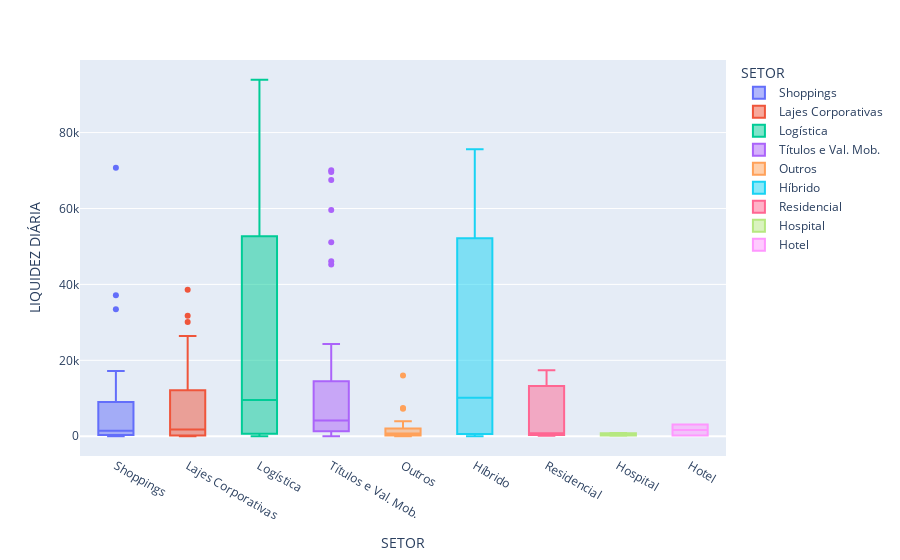

Write notebook code for a chart like this one.
### Code cell
import plotly.express as px
fig = px.box(dfjoin[dfjoin['LIQUIDEZ DIÁRIA']<100000],x='SETOR',y='LIQUIDEZ DIÁRIA',color='SETOR')
fig.show()

### Figure 1 — Plotly figure (JSON) as saved in the notebook; plotly's stock layout.template omitted (floating-point values rounded to 4 significant figures)
{"data": [{"alignmentgroup": "True", "hovertemplate": "SETOR=%{x}<br>LIQUIDEZ DIÁRIA=%{y}<extra></extra>", "legendgroup": "Shoppings", "marker": {"color": "#636efa"}, "name": "Shoppings", "notched": false, "offsetgroup": "Shoppings", "orientation": "v", "showlegend": true, "type": "box", "x": ["Shoppings", "Shoppings", "Shoppings", "Shoppings", "Shoppings", "Shoppings", "Shoppings", "Shoppings", "Shoppings", "Shoppings", "Shoppings", "Shoppings", "Shoppings", "Shoppings", "Shoppings", "Shoppings", "Shoppings", "Shoppings"], "x0": " ", "xaxis": "x", "y": [1906, 2, 8982, 1814, 19, 3024, 17213, 41, 70739, 1885, 37128, 80, 650, 860, 330, 33475, 1115, 412], "y0": " ", "yaxis": "y"}, {"alignmentgroup": "True", "hovertemplate": "SETOR=%{x}<br>LIQUIDEZ DIÁRIA=%{y}<extra></extra>", "legendgroup": "Lajes Corporativas", "marker": {"color": "#EF553B"}, "name": "Lajes Corporativas", "notched": false, "offsetgroup": "Lajes Corporativas", "orientation": "v", "showlegend": true, "type": "box", "x": ["Lajes Corporativas", "Lajes Corporativas", "Lajes Corporativas", "Lajes Corporativas", "Lajes Corporativas", "Lajes Corporativas", "Lajes Corporativas", "Lajes Corporativas", "Lajes Corporativas", "Lajes Corporativas", "Lajes Corporativas", "Lajes Corporativas", "Lajes Corporativas", "Lajes Corporativas", "Lajes Corporativas", "Lajes Corporativas", "Lajes Corporativas", "Lajes Corporativas", "Lajes Corporativas", "Lajes Corporativas", "Lajes Corporativas", "Lajes Corporativas", "Lajes Corporativas", "Lajes Corporativas", "Lajes Corporativas", "Lajes Corporativas", "Lajes Corporativas", "Lajes Corporativas", "Lajes Corporativas", "Lajes Corporativas", "Lajes Corporativas", "Lajes Corporativas", "Lajes Corporativas", "Lajes Corporativas", "Lajes Corporativas"], "x0": " ", "xaxis": "x", "y": [109, 323, 18529, 6085, 459, 1426, 2919, 1177, 182, 94, 10, 154, 3855, 88, 133, 17, 1390, 26374, 1743, 30110, 6168, 38556, 45, 100, 14076, 239, 4413, 22571, 6012, 20777, 3846, 191, 4657, 31728, 19332], "y0": " ", "yaxis": "y"}, {"alignmentgroup": "True", "hovertemplate": "SETOR=%{x}<br>LIQUIDEZ DIÁRIA=%{y}<extra></extra>", "legendgroup": "Logística", "marker": {"color": "#00cc96"}, "name": "Logística", "notched": false, "offsetgroup": "Logística", "orientation": "v", "showlegend": true, "type": "box", "x": ["Logística", "Logística", "Logística", "Logística", "Logística", "Logística", "Logística", "Logística", "Logística", "Logística", "Logística", "Logística", "Logística", "Logística"], "x0": " ", "xaxis": "x", "y": [9601, 1, 71, 653, 61438, 519, 32397, 52718, 56262, 9524, 9524, 30342, 2307, 93908], "y0": " ", "yaxis": "y"}, {"alignmentgroup": "True", "hovertemplate": "SETOR=%{x}<br>LIQUIDEZ DIÁRIA=%{y}<extra></extra>", "legendgroup": "Títulos e Val. Mob.", "marker": {"color": "#ab63fa"}, "name": "Títulos e Val. Mob.", "notched": false, "offsetgroup": "Títulos e Val. Mob.", "orientation": "v", "showlegend": true, "type": "box", "x": ["Títulos e Val. Mob.", "Títulos e Val. Mob.", "Títulos e Val. Mob.", "Títulos e Val. Mob.", "Títulos e Val. Mob.", "Títulos e Val. Mob.", "Títulos e Val. Mob.", "Títulos e Val. Mob.", "Títulos e Val. Mob.", "Títulos e Val. Mob.", "Títulos e Val. Mob.", "Títulos e Val. Mob.", "Títulos e Val. Mob.", "Títulos e Val. Mob.", "Títulos e Val. Mob.", "Títulos e Val. Mob.", "Títulos e Val. Mob.", "Títulos e Val. Mob.", "Títulos e Val. Mob.", "Títulos e Val. Mob.", "Títulos e Val. Mob.", "Títulos e Val. Mob.", "Títulos e Val. Mob.", "Títulos e Val. Mob.", "Títulos e Val. Mob.", "Títulos e Val. Mob.", "Títulos e Val. Mob.", "Títulos e Val. Mob.", "Títulos e Val. Mob.", "Títulos e Val. Mob.", "Títulos e Val. Mob.", "Títulos e Val. Mob.", "Títulos e Val. Mob.", "Títulos e Val. Mob.", "Títulos e Val. Mob.", "Títulos e Val. Mob.", "Títulos e Val. Mob.", "Títulos e Val. Mob.", "Títulos e Val. Mob.", "Títulos e Val. Mob.", "Títulos e Val. Mob.", "Títulos e Val. Mob."], "x0": " ", "xaxis": "x", "y": [2415, 51091, 2722, 5814, 5352, 6501, 1, 14461, 2304, 3536, 1285, 1624, 12659, 3, 45259, 69594, 5165, 1692, 10960, 7841, 70058, 4067, 24300, 59596, 4273, 2102, 9182, 2149, 475, 786, 1071, 46067, 23113, 370, 18, 16, 1833, 680, 19648, 67500, 710, 11759], "y0": " ", "yaxis": "y"}, {"alignmentgroup": "True", "hovertemplate": "SETOR=%{x}<br>LIQUIDEZ DIÁRIA=%{y}<extra></extra>", "legendgroup": "Outros", "marker": {"color": "#FFA15A"}, "name": "Outros", "notched": false, "offsetgroup": "Outros", "orientation": "v", "showlegend": true, "type": "box", "x": ["Outros", "Outros", "Outros", "Outros", "Outros", "Outros", "Outros", "Outros", "Outros", "Outros", "Outros", "Outros", "Outros", "Outros", "Outros", "Outros", "Outros", "Outros"], "x0": " ", "xaxis": "x", "y": [823, 450, 20, 545, 886, 2022, 18, 131, 66, 173, 654, 1465, 709, 3959, 519, 7402, 7265, 16018], "y0": " ", "yaxis": "y"}, {"alignmentgroup": "True", "hovertemplate": "SETOR=%{x}<br>LIQUIDEZ DIÁRIA=%{y}<extra></extra>", "legendgroup": "Híbrido", "marker": {"color": "#19d3f3"}, "name": "Híbrido", "notched": false, "offsetgroup": "Híbrido", "orientation": "v", "showlegend": true, "type": "box", "x": ["Híbrido", "Híbrido", "Híbrido", "Híbrido", "Híbrido", "Híbrido", "Híbrido", "Híbrido", "Híbrido", "Híbrido", "Híbrido", "Híbrido"], "x0": " ", "xaxis": "x", "y": [72167, 50, 1118, 75618, 17714, 59006, 45246, 8625, 48, 2017, 11692, 2], "y0": " ", "yaxis": "y"}, {"alignmentgroup": "True", "hovertemplate": "SETOR=%{x}<br>LIQUIDEZ DIÁRIA=%{y}<extra></extra>", "legendgroup": "Residencial", "marker": {"color": "#FF6692"}, "name": "Residencial", "notched": false, "offsetgroup": "Residencial", "orientation": "v", "showlegend": true, "type": "box", "x": ["Residencial", "Residencial", "Residencial"], "x0": " ", "xaxis": "x", "y": [116, 17395, 799], "y0": " ", "yaxis": "y"}, {"alignmentgroup": "True", "hovertemplate": "SETOR=%{x}<br>LIQUIDEZ DIÁRIA=%{y}<extra></extra>", "legendgroup": "Hospital", "marker": {"color": "#B6E880"}, "name": "Hospital", "notched": false, "offsetgroup": "Hospital", "orientation": "v", "showlegend": true, "type": "box", "x": ["Hospital", "Hospital", "Hospital"], "x0": " ", "xaxis": "x", "y": [104, 532, 827], "y0": " ", "yaxis": "y"}, {"alignmentgroup": "True", "hovertemplate": "SETOR=%{x}<br>LIQUIDEZ DIÁRIA=%{y}<extra></extra>", "legendgroup": "Hotel", "marker": {"color": "#FF97FF"}, "name": "Hotel", "notched": false, "offsetgroup": "Hotel", "orientation": "v", "showlegend": true, "type": "box", "x": ["Hotel", "Hotel"], "x0": " ", "xaxis": "x", "y": [3116, 214], "y0": " ", "yaxis": "y"}], "layout": {"boxmode": "overlay", "legend": {"title": {"text": "SETOR"}, "tracegroupgap": 0}, "margin": {"t": 60}, "xaxis": {"anchor": "y", "categoryarray": ["Shoppings", "Lajes Corporativas", "Logística", "Títulos e Val. Mob.", "Outros", "Híbrido", "Residencial", "Hospital", "Hotel"], "categoryorder": "array", "domain": [0, 1], "title": {"text": "SETOR"}}, "yaxis": {"anchor": "x", "domain": [0, 1], "title": {"text": "LIQUIDEZ DIÁRIA"}}}}
